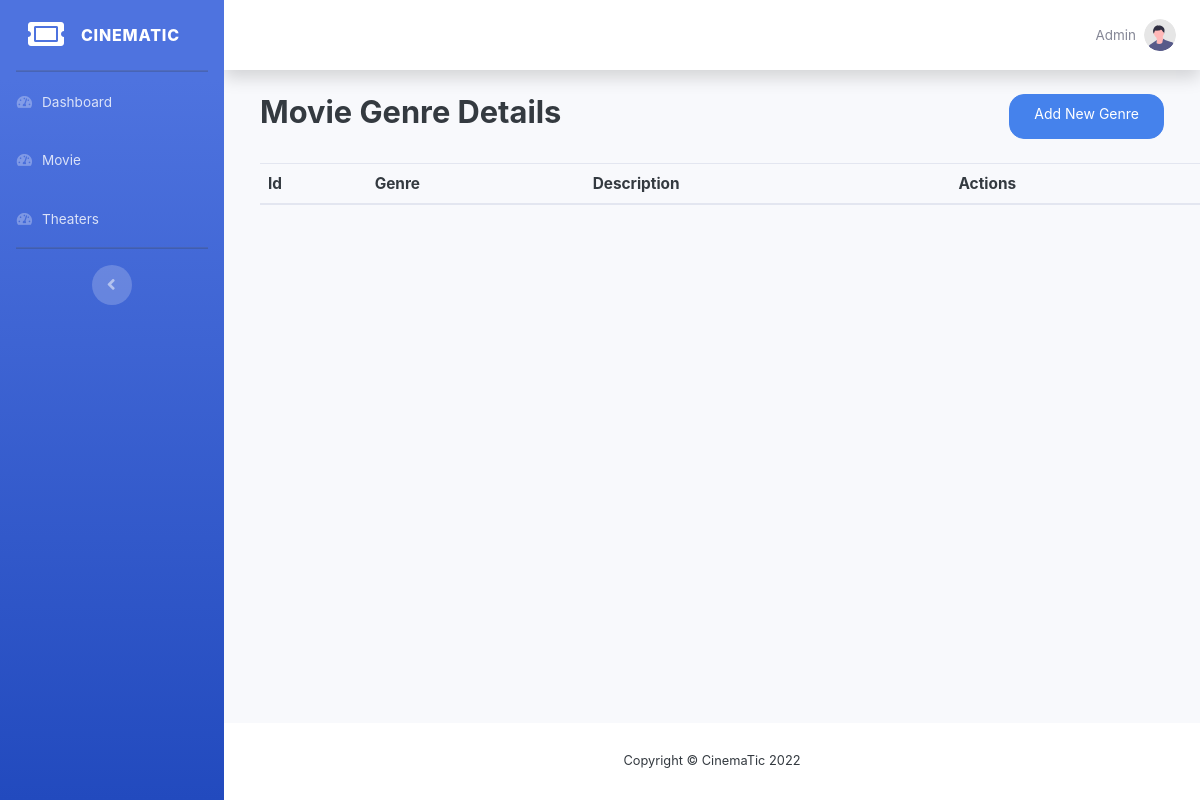
Before: /admin/genre/index.php (signed in) with the older database file.
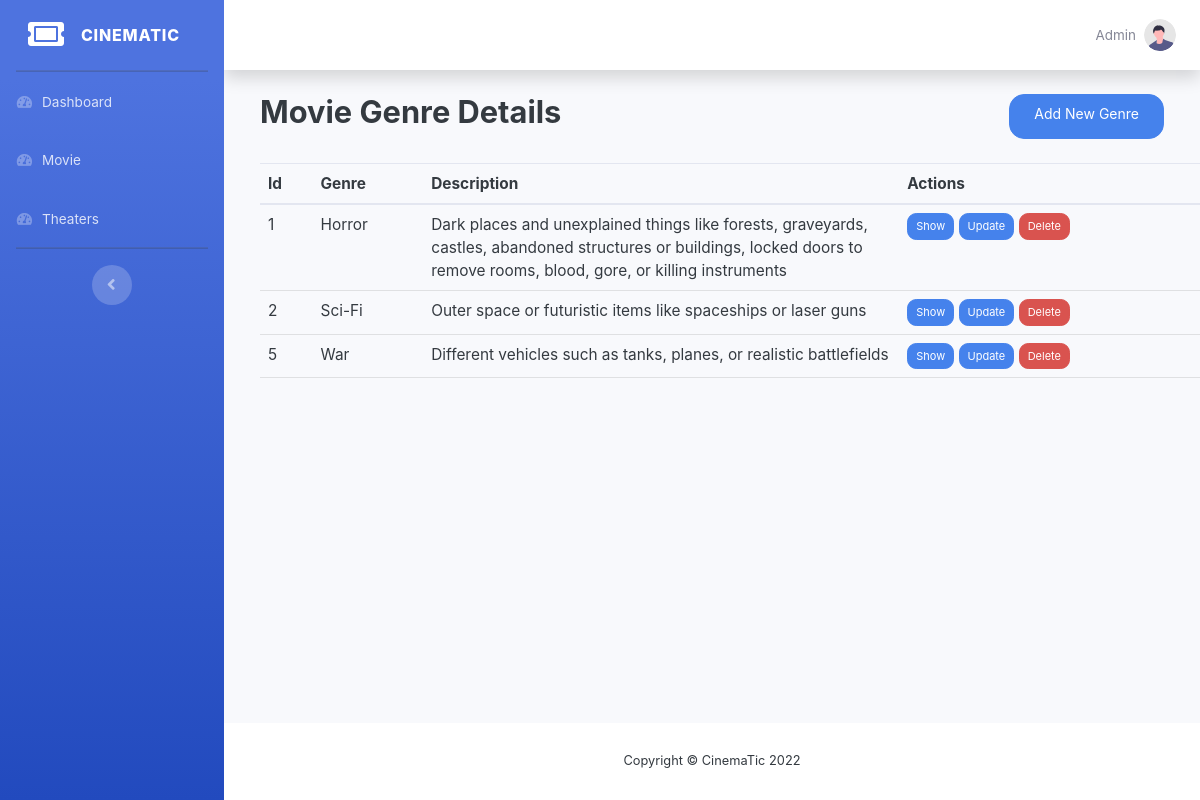
After: the same page with the newer database file.
### tables this page shows
CREATE TABLE `genre` (
  `id` int(11) NOT NULL,
  `name` varchar(30) NOT NULL,
  `description` text NOT NULL
);

### admin/components/admin.php (called while the page is built, shortened)
<?php
include  __DIR__ . "/../../functions/db.php";
$page_url = "http://localhost/mtbs/admin/";

### functions/db.php (called while the page is built, shortened)
<?php
function pdo()
{
    $dbhost = "localhost";
    $dbname = "mtbs";
    $dbuser = "root";
    $dbpass = "";
    $options = [
        PDO::ATTR_DEFAULT_FETCH_MODE => PDO::FETCH_ASSOC
    ];
    $dsn = "mysql:host=" . $dbhost . ";dbname=" . $dbname;
    try {
        $pdo = new PDO($dsn, $dbuser, $dbpass, $options);
    } catch (PDOException $e) {
        die("Cannot Connect to Database: " . $e->getMessage());
    }
    return $pdo;
}
function all($table)
{
    $pdo = pdo();
    $stmt = $pdo->prepare("SELECT * FROM $table");
    $stmt->execute();
    return $stmt->fetchAll();
}

### admin/genre/index.php (the view, shortened to what this page needs)
<?php
require_once __DIR__ . "/../components/admin.php";
$result = all('genre');
include  __DIR__ . "/../components/header.php";
include  __DIR__ . "/../components/sidebar.php";
?>
<div class="container-fluid">
    <div class="d-flex m-4 justify-content-between mb-4">
        <h3>Movie Genre Details</h3>
        <a href="./create.php" class="btn btn-primary px-4">Add New Genre</a>
    </div>
    <table class="table mx-4">
        <thead>
            <tr>
                <th>Id</th>
                <th>Genre</th>
                <th>Description</th>
                <th>Actions</th>
            </tr>
        </thead>
        <tbody>
            <?php foreach ($result as $key) : ?>
                <tr>
                    <td><?php echo $key['id']; ?></td>
                    <td><?php echo $key['name']; ?></td>
                    <td class="w-50"><?php echo $key['description']; ?></td>
                    <td>
                        <a class="btn btn-primary btn-sm " href="#!">Show</a>
                        <a class="btn btn-primary btn-sm " href="./edit.php?id=<?php echo $key['id']; ?>">Update</a>
                        <a class="btn btn-danger btn-sm " onclick="confirmDelete(<?php echo $key['id']; ?>)" href="#!">Delete</a>
                    </td>
                </tr>
            <?php endforeach;  ?>
        </tbody>
    </table>
</div>
</div>
<?php include "../components/footer.php"; ?>

### admin/components/header.php (shortened to what this page needs)
<?php require_once "admin.php" ?>
<!DOCTYPE html>
<html lang="en">
<head>
    <link href="<?php echo $page_url ?>vendor/fontawesome-free/css/all.css" rel="stylesheet" type="text/css" />
    <link href="<?php echo $page_url ?>css/sb-admin-2.min.css" rel="stylesheet" />
    <link rel="stylesheet" href="<?php echo $page_url ?>css/bootstrap.min.css">
</head>
<body id="page-top">

### admin/components/sidebar.php (shortened to what this page needs)
<div id="wrapper">
    <ul class="navbar-nav bg-gradient-primary sidebar sidebar-dark accordion" id="accordionSidebar">
        <a class="sidebar-brand d-flex align-items-center justify-content-center" href="./index.php">
            <div class="sidebar-brand-icon">
                <i class="fas fa-ticket-alt"></i>
            </div>
            <div class="sidebar-brand-text mx-3">CINEMA<span>TIC</span> </div>
        </a>
        <hr class="sidebar-divider my-0" />
        <li class="nav-item">
            <a class="nav-link" href="#">
                <i class="fas fa-fw fa-tachometer-alt"></i>
                <span>Dashboard</span></a>
        </li>
        <li class="nav-item">
            <a class="nav-link" href="#">
                <i class="fas fa-fw fa-tachometer-alt"></i>
                <span>Movie</span></a>
        </li>
        <li class="nav-item">
            <a class="nav-link" href="#">
                <i class="fas fa-fw fa-tachometer-alt"></i>
                <span>Theaters</span></a>
        </li>
        <hr class="sidebar-divider" />
        <div class="text-center d-none d-md-inline">
            <button class="rounded-circle border-0" id="sidebarToggle"></button>
        </div>
    </ul>
    <div id="content-wrapper" class="d-flex flex-column">
        <div id="content">
            <nav class="navbar navbar-expand navbar-light bg-white topbar mb-4 static-top shadow">
                <ul class="navbar-nav ml-auto">
                    <li class="nav-item dropdown no-arrow">
                        <a class="nav-link dropdown-toggle" href="#" id="userDropdown" role="button" data-toggle="dropdown" aria-haspopup="true" aria-expanded="false">
                            <span class="mr-2 d-none d-lg-inline text-gray-600 small">Admin</span>
                            <img class="img-profile rounded-circle" src="<?php echo $page_url ?>img/undraw_profile.svg" />
                        </a>
                    </li>
                </ul>
            </nav>

### admin/components/footer.php (shortened to what this page needs)
<footer class="sticky-footer bg-white">
    <div class="container my-auto">
        <div class="copyright text-center my-auto">
            <span>Copyright &copy; CinemaTic <?php echo date('Y') ?></span>
        </div>
    </div>
</footer>
</div>
</div>
</body>
</html>

Changed rows visible on the page:
added genre: id "1", name "Horror", description "Dark places and unexplained things like forests, graveyards, castles, abandoned structures or buildings, locked doors to remove rooms, blood, gore, or killing instruments"
added genre: id "2", name "Sci-Fi", description "Outer space or futuristic items like spaceships or laser guns"
added genre: id "5", name "War", description "Different vehicles such as tanks, planes, or realistic battlefields"
